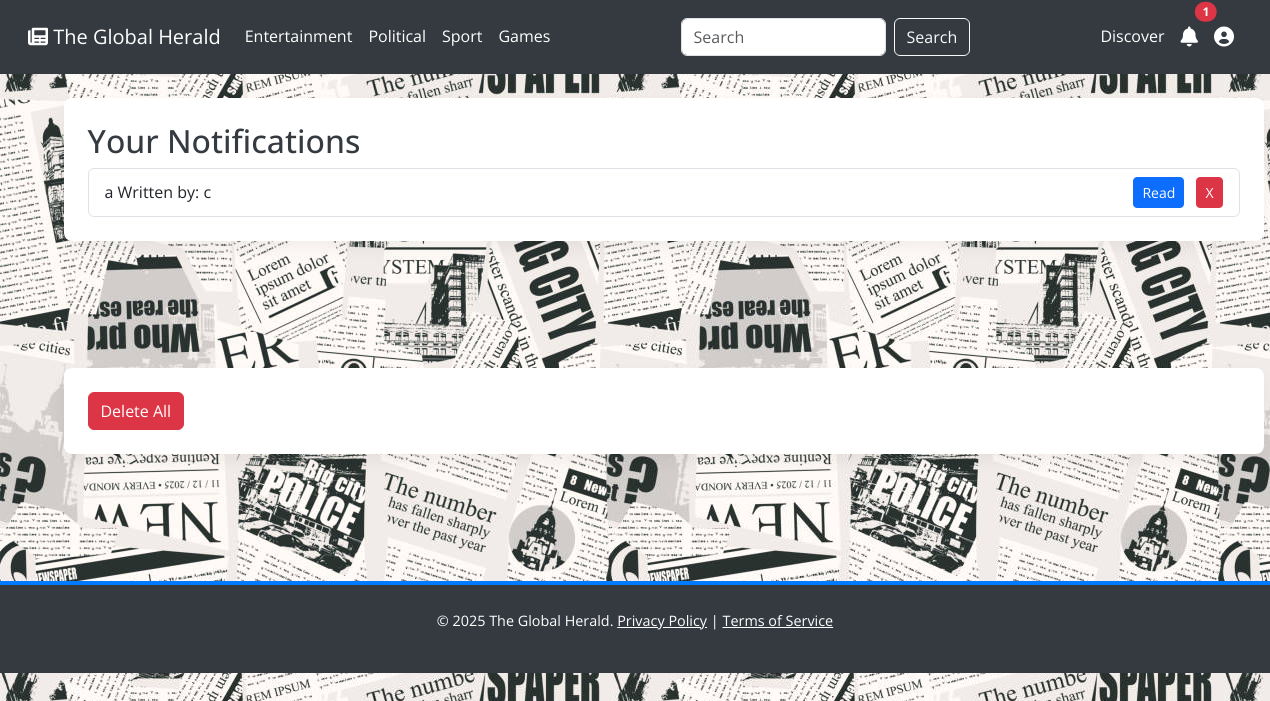
The app's page /noti.php (signed in) with its own data.
### tables this page shows
CREATE TABLE `category` (
  `category_id` int(11) NOT NULL,
  `category_name` varchar(255) NOT NULL
);

CREATE TABLE `notfications` (
  `notfication_id` int(11) NOT NULL,
  `user_id` int(11) NOT NULL,
  `notfication_description` varchar(1000) NOT NULL,
  `article_id` int(255) NOT NULL
);

### public/noti.php (called while the page is built, shortened)
<?php
require_once '../src/Controllers/NotificationController.php';
$controller = new NotificationController();
$data = $controller->handleRequest();
$categories_result = $data['categories_result'];
$selected_category = $data['selected_category'];
$notifications_count = $data['notifications_count'];
$notfications = $data['notfications'];
$articleObj = $data['articleObj'];
$userObj = $data['userObj'];
require_once '../src/Views/notification_view.php';
?>

### config/Database.php (called while the page is built, shortened)
<?php
class Database
{
    private $host = "localhost";
    private $db_name = "news_api";
    private $username = "root";
    private $password = "";
    private $conn;
    private static $instance = null;
    private function __construct()
    {
        $this->conn = new mysqli($this->host, $this->username, $this->password, $this->db_name);
    }
    public static function getInstance()
    {
        if (self::$instance === null) {
            self::$instance = new Database();
        }
        return self::$instance;
    }
    public function getConnection()
    {
        return $this->conn;
    }
}
?>

### src/Controllers/NotificationController.php (called while the page is built, shortened)
<?php
require_once '../config/Database.php';
require_once '../src/Models/Article.php';
require_once '../src/Models/User.php';
require_once '../src/Models/Notification.php';
require_once '../src/Models/Admin.php';
class NotificationController
{
    private $articleObj;
    private $userObj;
    private $notificationObj;
    private $adminObj;
    public function __construct()
    {
        $this->db = Database::getInstance()->getConnection();
        $this->articleObj = new Article($this->db);
        $this->userObj = new User($this->db);
        $this->notificationObj = new Notification($this->db);
        $this->adminObj = new Admin($this->db);
    }
    public function handleRequest()
    {
        $categories_result = $this->adminObj->getCategories();
        $selected_category = isset($_GET['category_id']) ? intval($_GET['category_id']) : 0;
        $search_term = isset($_GET['search']) ? trim($_GET['search']) : '';
        $notifications_count = $this->userObj->getNotificationsCount();
        $notfications = [];
        if ($this->userObj->isLoggedIn()) {
            $user_id = $_SESSION['user_id'];
            $notfications = $this->notificationObj->getNotifications($user_id);
        }
        return [
            'categories_result' => $categories_result,
            'selected_category' => $selected_category,
            'search_term' => $search_term,
            'notifications_count' => $notifications_count,
            'notfications' => $notfications,
            'articleObj' => $this->articleObj,
            'userObj' => $this->userObj,
        ];
    }
}
?>

### src/Models/User.php (called while the page is built, shortened)
<?php
class User
{
    private $db;
    private $userId;
    private $notificationsCount;
    public function __construct($db)
    {
        $this->db = $db;
        $this->userId = isset($_SESSION['user_id']) ? $_SESSION['user_id'] : null;
        $this->notificationsCount = 0;
        if ($this->userId !== null) {
            $this->loadSubscription();
            $this->loadNotificationsCount();
        }
    }
    private function loadSubscription()
    {
        $sub_stmt = $this->db->prepare("SELECT plan_ID FROM subscription WHERE user_id = ?");
        $sub_stmt->bind_param("i", $this->userId);
        $sub_stmt->execute();
        $sub_result = $sub_stmt->get_result();
        if ($sub_result && $row = $sub_result->fetch_assoc()) {
            $this->subscriptionName = (int) $row['plan_ID'];
        }
    }
    private function loadNotificationsCount()
    {
        $stmt = $this->db->prepare("SELECT COUNT(*) as count FROM notfications WHERE user_id = ?");
        $stmt->bind_param("i", $this->userId);
        $stmt->execute();
        $result = $stmt->get_result();
        if ($result && $row = $result->fetch_assoc()) {
            $this->notificationsCount = $row['count'];
        }
    }
    public function isLoggedIn()
    {
        return $this->userId !== null;
    }
    public function getNotificationsCount()
    {
        return $this->notificationsCount;
    }
}
?>

### src/Models/Admin.php (called while the page is built, shortened)
<?php
class Admin
{
    private $id, $conn;
    public function __construct($db)
    {
        $this->conn = $db;
    }
    public function getCategories()
    {
        $query = "SELECT * FROM category ORDER BY category_name ASC";
        return $this->conn->query($query);
    }
}

### src/Models/Notification.php (called while the page is built, shortened)
<?php
class Notification
{
    private $conn;
    public function __construct($db)
    {
        $this->conn = $db;
    }
    public function getNotifications($user_id)
    {
        $notifications = [];
        $stmt = $this->conn->prepare("SELECT notfication_id, article_id, notfication_description FROM notfications WHERE user_id = ? ORDER BY notfication_id DESC");
        $stmt->bind_param("i", $user_id);
        $stmt->execute();
        $result = $stmt->get_result();
        while ($row = $result->fetch_assoc()) {
            $notifications[] = $row;
        }
        return $notifications;
    }
}
?>

### src/Models/Article.php (called while the page is built, shortened)
<?php
class Article
{
    private $conn;
    public function __construct($db)
    {
        $this->conn = $db;
    }
    public function getRandomArticleId()
    {
        $query = "SELECT id FROM articles ORDER BY RAND() LIMIT 1";
        $result = $this->conn->query($query);
        if ($result && $row = $result->fetch_assoc()) {
            return $row['id'];
        }
        return null;
    }
}
?>

### src/Views/notification_view.php (the view, shortened to what this page needs)
<!DOCTYPE html>
<html lang="en">
<head>
    <link href="https://cdn.jsdelivr.net/npm/bootstrap@5.3.0/dist/css/bootstrap.min.css" rel="stylesheet" />
    <link rel="stylesheet" href="https://cdnjs.cloudflare.com/ajax/libs/font-awesome/6.0.0-beta3/css/all.min.css" />
    <link rel="stylesheet" href="style/index.css" />
</head>
<body>
    <?php include 'navbar.php'; ?>
    <div class="container mt-4">
        <h2>Your Notifications</h2>
        <?php if (count($notfications) === 0): ?>
            <p>No notifications found.</p>
        <?php else: ?>
            <div id="notfications-list" class="list-group">
                <?php foreach ($notfications as $notfication): ?>
                    <div class="list-group-item d-flex justify-content-between align-items-center"
                        data-notfication-id="<?= $notfication['notfication_id'] ?>">
                        <div class="notfication-description"><?= htmlspecialchars($notfication['notfication_description']) ?>
                        </div>
                        <div>
                            <a href="article.php?id=<?= $notfication['article_id'] ?>"
                                class="btn btn-primary btn-sm me-2">Read</a>
                            <button class="btn btn-danger btn-sm delete-btn">X</button>
                        </div>
                    </div>
                <?php endforeach; ?>
            </div>
        <?php endif; ?>
    </div>
    <?php if ($userObj->isLoggedIn() && count($notfications) > 0): ?>
        <div class="container mt-3">
            <form id="delete-all-form" method="POST" style="display:inline;">
                <button type="button" id="delete-all-btn" class="btn btn-danger">Delete All</button>
            </form>
        </div>
    <?php endif; ?>
    <footer>
        <p>&copy; <?= date("Y") ?> The Global Herald. <a href="#">Privacy Policy</a> | <a href="#">Terms of Service</a>
        </p>
    </footer>
    <link rel="stylesheet" href="https://cdnjs.cloudflare.com/ajax/libs/font-awesome/6.0.0/css/all.min.css"
 />
</body>
</html>

### src/Views/navbar.php (shortened to what this page needs)
<nav class="navbar navbar-expand-lg navbar-dark">
    <div class="container-fluid">
        <a class="navbar-brand" href="index.php">
            <i class="fas fa-newspaper"></i> The Global Herald
        </a>
        <div class="collapse navbar-collapse" id="navbarNav">
            <ul class="navbar-nav me-auto mb-2 mb-lg-0">
                <?php
                $categories_result->data_seek(0);
                while ($category = $categories_result->fetch_assoc()): ?>
                    <li class="nav-item">
                        <a class="nav-link <?= $selected_category == $category['category_id'] ? 'active' : '' ?>"
                            href="index.php?category_id=<?= $category['category_id'] ?>">
                            <?= htmlspecialchars($category['category_name']) ?>
                        </a>
                    </li>
                <?php endwhile; ?>
                <li>
                    <a class="nav-link" href="index.php#games">Games</a>
                </li>
            </ul>
            <form class="d-flex" method="GET" action="index.php">
                <input class="form-control me-2" type="search" name="search" placeholder="Search" aria-label="Search"
                    value="<?= isset($_GET['search']) ? htmlspecialchars($_GET['search']) : '' ?>">
                <button class="btn btn-outline-light" type="submit">Search</button>
            </form>
            <ul class="navbar-nav ms-auto">
                <ul class="navbar-nav me-auto mb-2 mb-lg-0">
                    <li>
                        <?php
                        $randomArticleId = $articleObj->getRandomArticleId();
                        ?>
                        <a class="nav-link" href="article.php?id=<?= $randomArticleId ?>">Discover</a>
                    </li>
                </ul>
                <?php if ($userObj->isLoggedIn() || $userObj->isSignedUp()): ?>
                    <li class="
                                                    nav-item">
                        <a class="nav-link position-relative" href="noti.php" title="Notifications">
                            <i class="fas fa-bell fa-lg"></i>
                            <?php if ($notifications_count > 0): ?>
                                <span class="position-absolute top-0 start-100 translate-middle badge rounded-pill bg-danger">
                                    <?= $notifications_count ?>
                                </span>
                            <?php endif; ?>
                        </a>
                    </li>
                    <li class="nav-item user-dropdown">
                        <a class="nav-link" href="#" id="userDropdown" role="button" data-bs-toggle="dropdown"
                            aria-expanded="false" title="User Menu">
                            <i class="fas fa-user-circle fa-lg"></i>
                        </a>
                    </li>
                <?php endif; ?>
            </ul>
        </div>
    </div>
</nav>

### public/style/index.css (style rules this page uses)
body { font-family: 'Open Sans', sans-serif; background-image: url('../../../images/g5.jpg'); background-size: auto; color: #343a40; line-height: 1.7; }
a { color: #007bff; text-decoration: none; transition: color 0.3s ease-in-out; }
.navbar { background-color: #343a40; padding: 0.75rem 1rem; }
.navbar-nav .nav-link { color: #fff; padding: 0.7rem 1.2rem; transition: background-color 0.3s ease-in-out; border-radius: 0.25rem; }
.container { max-width: 1200px; margin: 0 auto; padding: 1.5rem; background-color: #fff; box-shadow: 0 0.5rem 1rem rgba(0, 0, 0, 0.05); border-radius: 0.5rem; }
footer { text-align: center; padding: 1.5rem 0; margin-top: 2rem; background-color: #343a40; color: #fff; border-top: 0.25rem solid #007bff; font-size: 0.9rem; }
footer a { color: #fff; text-decoration: underline; }
.user-dropdown { position: relative; }

### src/Views/notification_view.php (style rules this page uses)
.container { margin: 5% 5% 10% 5%; }

### records on screen
category: category_name "Entertainment"
category: category_name "Political"
category: category_name "Sport"
notfications: notfication_description "a Written by: c"

### other values on screen
$notifications_count "1"
